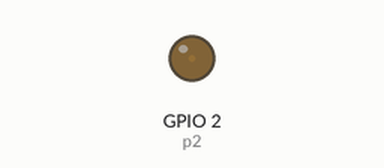
A program run on a simulated ESP32 board running MicroPython. Parts: output pins drawn as LEDs (lit = HIGH).

Above: at 0.05 s.
At 2.35 s:
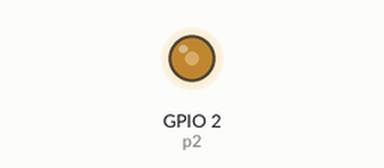
At 4.65 s:
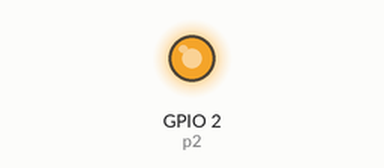
At 9.25 s:
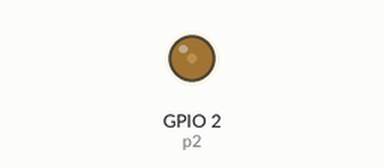
Timing chart, 0 to 13.4 s (numbered marks = the images above):
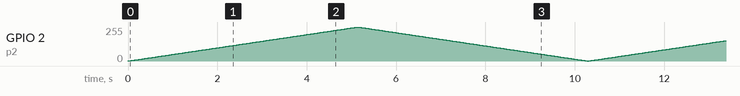

The program:

prj-01.py
```python
from machine import Pin ,PWM
import time

f=1000
d=0
p2=PWM(Pin(2), freq=f, duty=d)
while True:
    for i in range(1024):
        p2.duty(i)
        time.sleep(0.005)
    for i in range(1024, -1, -1):
        p2.duty(i)
        time.sleep(0.005)
```
